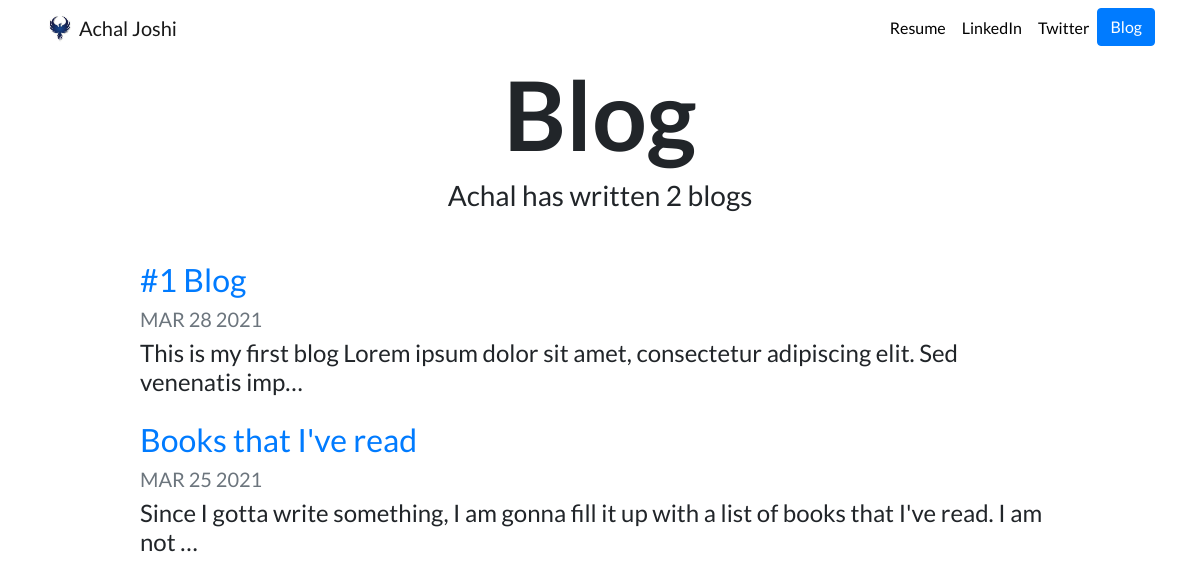
Screenshot of /blog/ with the database file from the repository.
### blog/models.py (models this page shows, shortened)
class Blog(models.Model):
	title = models.CharField(max_length = 200)
	description = models.TextField()
	date = models.DateField()

### blog/views.py (the view)
# urls.py: path('', views.all_blogs, name = 'all_blogs'),
def all_blogs(request):
	blogs = Blog.objects.order_by('-date')
	return render(request,'blog/all_blogs.html', {'blogs':blogs})

### blog/templates/blog/all_blogs.html
{% extends "portfolio/base.html" %}
{% load static %}
{% block content %}
<h1 id="blogtitle" class="font-weight-bold text-center">Blog</h1>
<h3 class="text-center mb-5">Achal has written {{ blogs.count }} blog{{ blogs.count|pluralize }}</h3>
{% for blog in blogs %}
<div class="row justify-content-center my-3">
  <div class="col-md-10">
    <a href="{% url 'blog:detail' blog.id %}">
      <h2>{{ blog.title }}</h2>
    </a>
    <h5 class="text-muted">{{ blog.date|date:'M d Y'|upper }}</h5>
    <h4>{{ blog.description|striptags|truncatechars:100 }}</h4>
  </div>
</div>
{% endfor %}
{% endblock %}

### portfolio/static/portfolio/custom.css (style rules this page uses)
body { font-family: 'Lato', sans-serif; }
#blogtitle { font-size: 6rem; }

### rows the page displays
Blog: title "#1 Blog", date "MAR 28 2021", description "This is my first blog Lorem ipsum dolor sit amet, consectetur adipiscing elit. Sed venenatis imp…"
Blog: title "Books that I've read", date "MAR 25 2021", description "Since I gotta write something, I am gonna fill it up with a list of books that I've read. I am not …"

### other values shown
{{ blogs.count }} "2"
